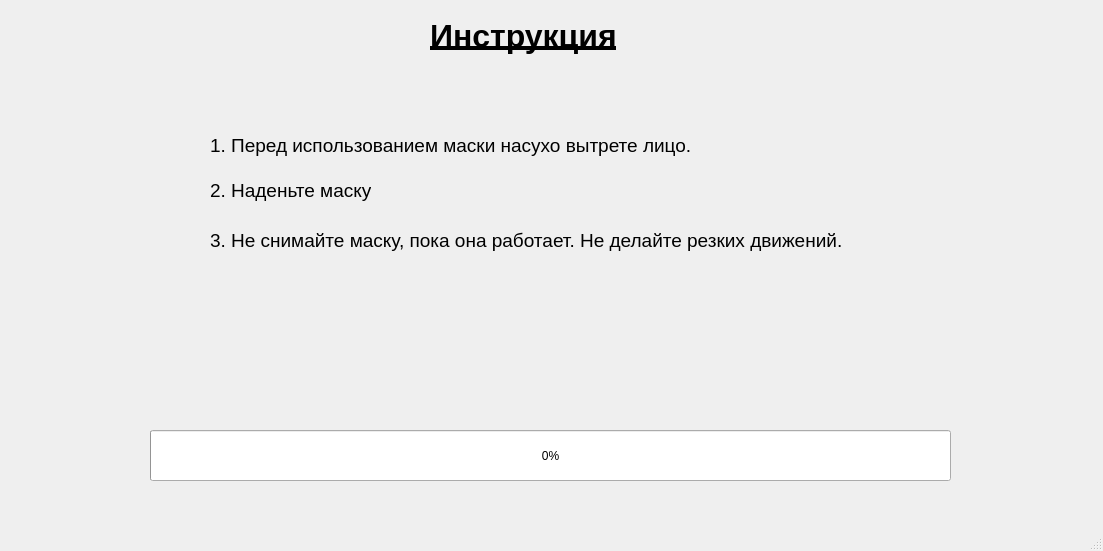
<?xml version="1.0" encoding="UTF-8"?>
<ui version="4.0">
 <class>MainWindow</class>
 <widget class="QMainWindow" name="MainWindow">
  <property name="geometry">
   <rect>
    <x>0</x>
    <y>0</y>
    <width>1103</width>
    <height>551</height>
   </rect>
  </property>
  <property name="windowTitle">
   <string>MainWindow</string>
  </property>
  <widget class="QWidget" name="centralwidget">
   <widget class="QProgressBar" name="progressBar">
    <property name="geometry">
     <rect>
      <x>150</x>
      <y>430</y>
      <width>801</width>
      <height>51</height>
     </rect>
    </property>
    <property name="value">
     <number>0</number>
    </property>
   </widget>
   <widget class="QLabel" name="label">
    <property name="geometry">
     <rect>
      <x>430</x>
      <y>10</y>
      <width>201</width>
      <height>51</height>
     </rect>
    </property>
    <property name="font">
     <font>
      <pointsize>24</pointsize>
      <weight>75</weight>
      <bold>true</bold>
      <underline>true</underline>
     </font>
    </property>
    <property name="text">
     <string>Инструкция</string>
    </property>
   </widget>
   <widget class="QLabel" name="label_2">
    <property name="geometry">
     <rect>
      <x>210</x>
      <y>120</y>
      <width>481</width>
      <height>51</height>
     </rect>
    </property>
    <property name="font">
     <font>
      <pointsize>14</pointsize>
     </font>
    </property>
    <property name="text">
     <string>1. Перед использованием маски насухо вытрете лицо.</string>
    </property>
   </widget>
   <widget class="QLabel" name="label_3">
    <property name="geometry">
     <rect>
      <x>210</x>
      <y>180</y>
      <width>161</width>
      <height>21</height>
     </rect>
    </property>
    <property name="font">
     <font>
      <pointsize>14</pointsize>
     </font>
    </property>
    <property name="text">
     <string>2. Наденьте маску.</string>
    </property>
   </widget>
   <widget class="QLabel" name="label_4">
    <property name="geometry">
     <rect>
      <x>210</x>
      <y>220</y>
      <width>651</width>
      <height>41</height>
     </rect>
    </property>
    <property name="font">
     <font>
      <pointsize>14</pointsize>
     </font>
    </property>
    <property name="text">
     <string>3. Не снимайте маску, пока она работает. Не делайте резких движений.</string>
    </property>
   </widget>
  </widget>
  <widget class="QMenuBar" name="menubar">
   <property name="geometry">
    <rect>
     <x>0</x>
     <y>0</y>
     <width>1103</width>
     <height>21</height>
    </rect>
   </property>
  </widget>
  <widget class="QStatusBar" name="statusbar"/>
 </widget>
 <resources/>
 <connections/>
</ui>
